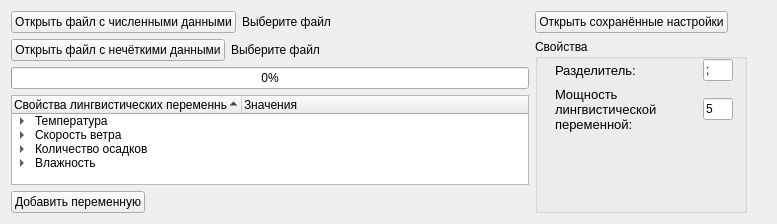
       <widget class="QWidget" name="tab">
        <attribute name="title">
         <string>Main</string>
        </attribute>
        <layout class="QHBoxLayout" name="horizontalLayout">
         <item>
          <layout class="QHBoxLayout" name="horizontalLayout_10">
           <property name="sizeConstraint">
            <enum>QLayout::SetMaximumSize</enum>
           </property>
           <item>
            <layout class="QVBoxLayout" name="verticalLayout">
             <property name="sizeConstraint">
              <enum>QLayout::SetMinimumSize</enum>
             </property>
             <item>
              <layout class="QHBoxLayout" name="horizontalLayout_2">
               <item>
                <widget class="QPushButton" name="openNormalButton">
                 <property name="text">
                  <string>Открыть файл с численными данными</string>
                 </property>
                </widget>
               </item>
               <item>
                <widget class="QLabel" name="normalFileLabel">
                 <property name="text">
                  <string>Выберите файл</string>
                 </property>
                </widget>
               </item>
               <item>
                <spacer name="horizontalSpacer_3">
                 <property name="orientation">
                  <enum>Qt::Horizontal</enum>
                 </property>
                 <property name="sizeHint" stdset="0">
                  <size>
                   <width>40</width>
                   <height>20</height>
                  </size>
                 </property>
                </spacer>
               </item>
              </layout>
             </item>
             <item>
              <layout class="QHBoxLayout" name="horizontalLayout_4">
               <item>
                <widget class="QPushButton" name="openFuzzyButton">
                 <property name="text">
                  <string>Открыть файл с нечёткими данными</string>
                 </property>
                </widget>
               </item>
               <item>
                <widget class="QLabel" name="fuzzyFileLabel">
                 <property name="text">
                  <string>Выберите файл</string>
                 </property>
                </widget>
               </item>
               <item>
                <spacer name="horizontalSpacer_4">
                 <property name="orientation">
                  <enum>Qt::Horizontal</enum>
                 </property>
                 <property name="sizeHint" stdset="0">
                  <size>
                   <width>40</width>
                   <height>20</height>
                  </size>
                 </property>
                </spacer>
               </item>
              </layout>
             </item>
             <item>
              <layout class="QHBoxLayout" name="horizontalLayout_5"/>
             </item>
             <item>
              <widget class="QProgressBar" name="progressBar">
               <property name="value">
                <number>0</number>
               </property>
              </widget>
             </item>
             <item>
              <widget class="QTreeWidget" name="lvarSettings">
               <property name="sizePolicy">
                <sizepolicy hsizetype="Minimum" vsizetype="Expanding">
                 <horstretch>0</horstretch>
                 <verstretch>0</verstretch>
                </sizepolicy>
               </property>
               <property name="sizeAdjustPolicy">
                <enum>QAbstractScrollArea::AdjustToContents</enum>
               </property>
               <property name="editTriggers">
                <set>QAbstractItemView::AnyKeyPressed|QAbstractItemView::DoubleClicked|QAbstractItemView::EditKeyPressed</set>
               </property>
               <property name="sortingEnabled">
                <bool>true</bool>
               </property>
               <attribute name="headerDefaultSectionSize">
                <number>230</number>
               </attribute>
               <column>
                <property name="text">
                 <string>Свойства лингвистических переменных</string>
                </property>
               </column>
               <column>
                <property name="text">
                 <string>Значения</string>
                </property>
               </column>
               <item>
                <property name="text">
                 <string>Температура</string>
                </property>
                <property name="text">
                 <string/>
                </property>
                <property name="flags">
                 <set>ItemIsSelectable|ItemIsEditable|ItemIsDragEnabled|ItemIsUserCheckable|ItemIsEnabled</set>
                </property>
                <item>
                 <property name="text">
                  <string>Имя терма</string>
                 </property>
                 <property name="text">
                  <string>T</string>
                 </property>
                 <property name="flags">
                  <set>ItemIsSelectable|ItemIsEditable|ItemIsDragEnabled|ItemIsUserCheckable|ItemIsEnabled</set>
                 </property>
                </item>
                <item>
                 <property name="text">
                  <string>Значение 5</string>
                 </property>
                 <property name="text">
                  <string>Очень высокая</string>
                 </property>
                 <property name="flags">
                  <set>ItemIsSelectable|ItemIsEditable|ItemIsDragEnabled|ItemIsUserCheckable|ItemIsEnabled</set>
                 </property>
                </item>
                <item>
                 <property name="text">
                  <string>Значение 4</string>
                 </property>
                 <property name="text">
                  <string>Высокая</string>
                 </property>
                 <property name="flags">
                  <set>ItemIsSelectable|ItemIsEditable|ItemIsDragEnabled|ItemIsUserCheckable|ItemIsEnabled</set>
                 </property>
                </item>
                <item>
                 <property name="text">
                  <string>Значение 3</string>
                 </property>
                 <property name="text">
                  <string>Средняя</string>
                 </property>
                 <property name="flags">
                  <set>ItemIsSelectable|ItemIsEditable|ItemIsDragEnabled|ItemIsUserCheckable|ItemIsEnabled</set>
                 </property>
                </item>
                <item>
                 <property name="text">
                  <string>Значение 2</string>
                 </property>
                 <property name="text">
                  <string>Низкая</string>
                 </property>
                 <property name="flags">
                  <set>ItemIsSelectable|ItemIsEditable|ItemIsDragEnabled|ItemIsUserCheckable|ItemIsEnabled</set>
                 </property>
                </item>
                <item>
                 <property name="text">
                  <string>Значение 1</string>
                 </property>
                 <property name="text">
                  <string>Очень низкая</string>
                 </property>
                 <property name="flags">
                  <set>ItemIsSelectable|ItemIsEditable|ItemIsDragEnabled|ItemIsUserCheckable|ItemIsEnabled</set>
                 </property>
                </item>
               </item>
               <item>
                <property name="text">
                 <string>Скорость ветра</string>
                </property>
                <item>
                 <property name="text">
                  <string>Имя терма</string>
                 </property>
                 <property name="text">
                  <string>V</string>
                 </property>
                </item>
                <item>
                 <property name="text">
                  <string>Значение 5</string>
                 </property>
                 <property name="text">
                  <string>Очень большая</string>
                 </property>
                </item>
                <item>
                 <property name="text">
                  <string>Значение 4</string>
                 </property>
                 <property name="text">
                  <string>Большая</string>
                 </property>
                </item>
                <item>
                 <property name="text">
                  <string>Значение 3</string>
                 </property>
                 <property name="text">
                  <string>Средняя</string>
                 </property>
                </item>
                <item>
                 <property name="text">
                  <string>Значение 2</string>
                 </property>
                 <property name="text">
                  <string>Низкая</string>
                 </property>
                </item>
                <item>
                 <property name="text">
                  <string>Значение 1</string>
                 </property>
                 <property name="text">
                  <string>Очень низкая</string>
                 </property>
                </item>
               </item>
               <item>
                <property name="text">
                 <string>Количество осадков</string>
                </property>
                <item>
                 <property name="text">
                  <string>Имя терма</string>
                 </property>
                 <property name="text">
                  <string>O</string>
                 </property>
                </item>
                <item>
                 <property name="text">
                  <string>Значение 5</string>
                 </property>
                 <property name="text">
                  <string>Очень высокое</string>
                 </property>
                </item>
                <item>
                 <property name="text">
                  <string>Значение 4</string>
                 </property>
                 <property name="text">
                  <string>Высокое</string>
                 </property>
                </item>
                <item>
                 <property name="text">
                  <string>Значение 3</string>
                 </property>
                 <property name="text">
                  <string>Среднее</string>
                 </property>
                </item>
                <item>
                 <property name="text">
                  <string>Значение 2</string>
                 </property>
                 <property name="text">
                  <string>Низкое</string>
                 </property>
                </item>
                <item>
                 <property name="text">
                  <string>Значение 1</string>
                 </property>
                 <property name="text">
                  <string>Очень низкое</string>
                 </property>
                </item>
               </item>
               <item>
                <property name="text">
                 <string>Влажность</string>
                </property>
                <property name="text">
                 <string/>
                </property>
                <property name="flags">
                 <set>ItemIsSelectable|ItemIsEditable|ItemIsDragEnabled|ItemIsUserCheckable|ItemIsEnabled</set>
                </property>
                <item>
                 <property name="text">
                  <string>Имя терма</string>
                 </property>
                 <property name="text">
                  <string>B</string>
                 </property>
                </item>
                <item>
                 <property name="text">
                  <string>Значение 5</string>
                 </property>
                 <property name="text">
                  <string>Очень высокая</string>
                 </property>
                </item>
                <item>
                 <property name="text">
                  <string>Значение 4</string>
                 </property>
                 <property name="text">
                  <string>Высокая</string>
                 </property>
                </item>
                <item>
                 <property name="text">
                  <string>Значение 3</string>
                 </property>
                 <property name="text">
                  <string>Средняя</string>
                 </property>
                </item>
                <item>
                 <property name="text">
                  <string>Значение 2</string>
                 </property>
                 <property name="text">
                  <string>Низкая</string>
                 </property>
                </item>
                <item>
                 <property name="text">
                  <string>Значение 1</string>
                 </property>
                 <property name="text">
                  <string>Очень низкая</string>
                 </property>
                </item>
               </item>
              </widget>
             </item>
             <item>
              <layout class="QHBoxLayout" name="horizontalLayout_6">
               <item>
                <widget class="QPushButton" name="pushButton_2">
                 <property name="text">
                  <string>Добавить переменную</string>
                 </property>
                </widget>
               </item>
               <item>
                <spacer name="horizontalSpacer_2">
                 <property name="orientation">
                  <enum>Qt::Horizontal</enum>
                 </property>
                 <property name="sizeHint" stdset="0">
                  <size>
                   <width>40</width>
                   <height>20</height>
                  </size>
                 </property>
                </spacer>
               </item>
              </layout>
             </item>
            </layout>
           </item>
           <item>
            <layout class="QVBoxLayout" name="verticalLayout_5">
             <item>
              <layout class="QHBoxLayout" name="horizontalLayout_8">
               <item>
                <widget class="QPushButton" name="openSaved">
                 <property name="text">
                  <string>Открыть сохранённые настройки</string>
                 </property>
                </widget>
               </item>
               <item>
                <spacer name="horizontalSpacer_7">
                 <property name="orientation">
                  <enum>Qt::Horizontal</enum>
                 </property>
                 <property name="sizeHint" stdset="0">
                  <size>
                   <width>40</width>
                   <height>20</height>
                  </size>
                 </property>
                </spacer>
               </item>
              </layout>
             </item>
             <item>
              <widget class="QGroupBox" name="groupBox">
               <property name="sizePolicy">
                <sizepolicy hsizetype="Preferred" vsizetype="MinimumExpanding">
                 <horstretch>0</horstretch>
                 <verstretch>0</verstretch>
                </sizepolicy>
               </property>
               <property name="title">
                <string>Свойства</string>
               </property>
               <widget class="QWidget" name="horizontalLayoutWidget_10">
                <property name="geometry">
                 <rect>
                  <x>10</x>
                  <y>10</y>
                  <width>251</width>
                  <height>461</height>
                 </rect>
                </property>
                <layout class="QHBoxLayout" name="horizontalLayout_11">
                 <property name="leftMargin">
                  <number>10</number>
                 </property>
                 <property name="topMargin">
                  <number>10</number>
                 </property>
                 <property name="rightMargin">
                  <number>10</number>
                 </property>
                 <property name="bottomMargin">
                  <number>10</number>
                 </property>
                 <item>
                  <layout class="QVBoxLayout" name="verticalLayout_3">
                   <item>
                    <layout class="QVBoxLayout" name="verticalLayout_2"/>
                   </item>
                   <item>
                    <layout class="QHBoxLayout" name="horizontalLayout_3">
                     <item>
                      <widget class="QLabel" name="label">
                       <property name="font">
                        <font>
                         <pointsize>10</pointsize>
                        </font>
                       </property>
                       <property name="text">
                        <string>Разделитель:</string>
                       </property>
                      </widget>
                     </item>
                     <item>
                      <spacer name="horizontalSpacer_5">
                       <property name="orientation">
                        <enum>Qt::Horizontal</enum>
                       </property>
                       <property name="sizeType">
                        <enum>QSizePolicy::Maximum</enum>
                       </property>
                       <property name="sizeHint" stdset="0">
                        <size>
                         <width>40</width>
                         <height>20</height>
                        </size>
                       </property>
                      </spacer>
                     </item>
                     <item>
                      <widget class="QLineEdit" name="sepEdit">
                       <property name="sizePolicy">
                        <sizepolicy hsizetype="Fixed" vsizetype="Fixed">
                         <horstretch>0</horstretch>
                         <verstretch>0</verstretch>
                        </sizepolicy>
                       </property>
                       <property name="maximumSize">
                        <size>
                         <width>30</width>
                         <height>16777215</height>
                        </size>
                       </property>
                       <property name="baseSize">
                        <size>
                         <width>20</width>
                         <height>0</height>
                        </size>
                       </property>
                       <property name="text">
                        <string>;</string>
                       </property>
                      </widget>
                     </item>
                    </layout>
                   </item>
                   <item>
                    <layout class="QHBoxLayout" name="horizontalLayout_7">
                     <item>
                      <widget class="QLabel" name="label_5">
                       <property name="font">
                        <font>
                         <pointsize>10</pointsize>
                        </font>
                       </property>
                       <property name="text">
                        <string>Мощность лингвистической переменной:</string>
                       </property>
                       <property name="wordWrap">
                        <bool>true</bool>
                       </property>
                      </widget>
                     </item>
                     <item>
                      <spacer name="horizontalSpacer_6">
                       <property name="orientation">
                        <enum>Qt::Horizontal</enum>
                       </property>
                       <property name="sizeHint" stdset="0">
                        <size>
                         <width>40</width>
                         <height>20</height>
                        </size>
                       </property>
                      </spacer>
                     </item>
                     <item>
                      <widget class="QLineEdit" name="termSizeEdit">
                       <property name="maximumSize">
                        <size>
                         <width>30</width>
                         <height>16777215</height>
                        </size>
                       </property>
                       <property name="text">
                        <string>5</string>
                       </property>
                      </widget>
                     </item>
                    </layout>
                   </item>
                   <item>
                    <spacer name="verticalSpacer_2">
                     <property name="orientation">
                      <enum>Qt::Vertical</enum>
                     </property>
                     <property name="sizeHint" stdset="0">
                      <size>
                       <width>20</width>
                       <height>40</height>
                      </size>
                     </property>
                    </spacer>
                   </item>
                  </layout>
                 </item>
                 <item>
                  <spacer name="horizontalSpacer_8">
                   <property name="orientation">
                    <enum>Qt::Horizontal</enum>
                   </property>
                   <property name="sizeHint" stdset="0">
                    <size>
                     <width>40</width>
                     <height>20</height>
                    </size>
                   </property>
                  </spacer>
                 </item>
                </layout>
               </widget>
              </widget>
             </item>
            </layout>
           </item>
           <item>
            <spacer name="horizontalSpacer_9">
             <property name="orientation">
              <enum>Qt::Horizontal</enum>
             </property>
             <property name="sizeHint" stdset="0">
              <size>
               <width>40</width>
               <height>20</height>
              </size>
             </property>
            </spacer>
           </item>
          </layout>
         </item>
        </layout>
       </widget>
